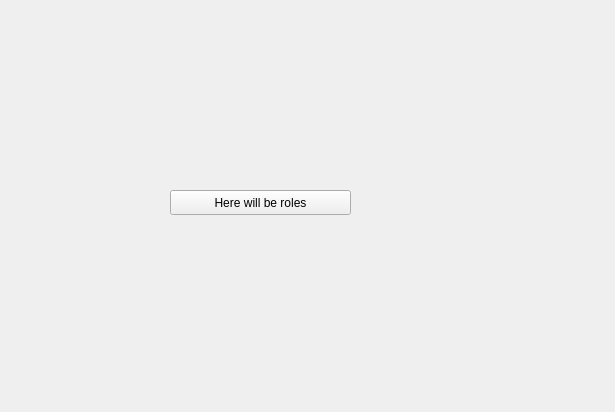
<?xml version="1.0" encoding="UTF-8"?>
<ui version="4.0">
 <class>AIRoleManagementWidget</class>
 <widget class="QWidget" name="AIRoleManagementWidget">
  <property name="geometry">
   <rect>
    <x>0</x>
    <y>0</y>
    <width>615</width>
    <height>412</height>
   </rect>
  </property>
  <property name="windowTitle">
   <string>Form</string>
  </property>
  <widget class="QPushButton" name="pushButton">
   <property name="geometry">
    <rect>
     <x>170</x>
     <y>190</y>
     <width>181</width>
     <height>25</height>
    </rect>
   </property>
   <property name="text">
    <string>Here will be roles</string>
   </property>
  </widget>
 </widget>
 <resources/>
 <connections/>
</ui>
